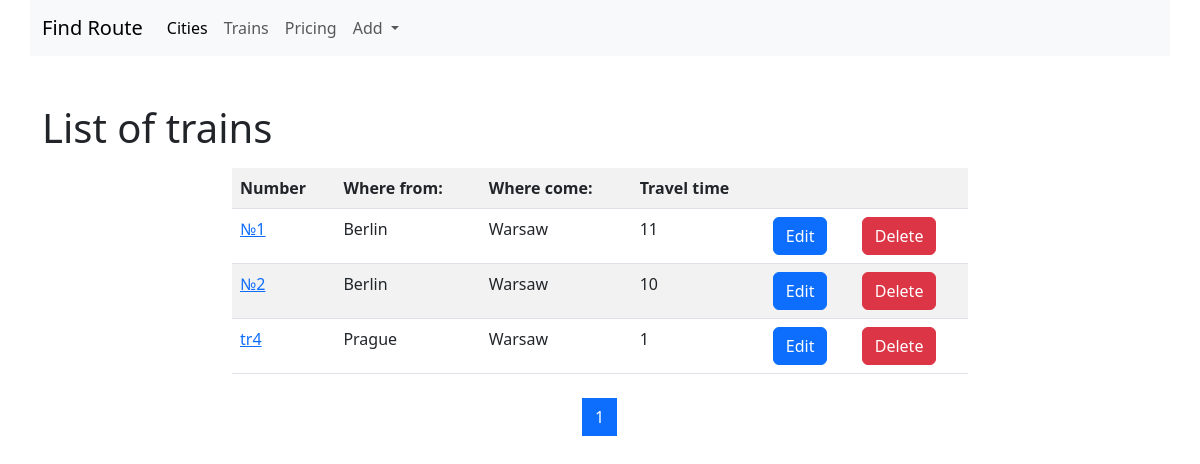
The app's page /trains/ with its own data.
### trains/models.py (models this page shows, shortened)
class Train(models.Model):
    name = models.CharField(max_length=50, unique=True,
                            verbose_name='Train number')
    travel_time = models.PositiveSmallIntegerField(verbose_name='Travel time')
    from_city = models.ForeignKey(City, on_delete=models.CASCADE,
                                  related_name='from_city_set',
                                  verbose_name='From what city?')
    to_city = models.ForeignKey('cities.City', on_delete=models.CASCADE,
                                related_name='to_city_set',
                                verbose_name='Which city?')

### cities/models.py (models this page shows, shortened)
class City(models.Model):
    name = models.CharField(max_length=100, unique=True)
    def __str__(self):
        return self.name
    class Meta:
        verbose_name = 'City'
        verbose_name_plural = 'Cities'
        ordering = ['name']

### trains/views.py (the view)
# urls.py: path('', TrainListView.as_view(), name='home'),
class TrainListView(ListView):
    paginate_by = 5
    model = Train
    template_name = 'trains/home.html'

### trains/templates/trains/home.html (shortened to what this page needs)
{% extends 'base.html' %}
{% block content %}
<h1>List of trains</h1>
<div class="row">
  <div class="col-md-8 mx-auto my-2">
      <table class="table table-striped">
          <tr>
              <th>Number</th>
              <th>Where from:</th>
              <th>Where come:</th>
              <th>Travel time</th>
              <th>&nbsp;</th>
              <th>&nbsp;</th>
          </tr>
      {% for object in page_obj %}
          <tr>
              <td>
                  <a href="{% url 'trains:detail' pk=object.pk %}">{{object.name}}</a>
              </td>
              <td>{{object.from_city}}</td>
              <td>{{object.to_city}}</td>
              <td>{{object.travel_time}}</td>
              <td><a href="{% url 'trains:update' pk=object.pk %}"><button type="submit" class="btn btn-primary">Edit</button></a>
              </td>
              <td>
                  <a href="{% url 'trains:delete' pk=object.pk %}"><button type="submit" class="btn btn-danger">Delete</button></a>
              </td>
          </tr>
      {% endfor %}
      </table>
  </div>
</div>
<nav aria-label="Page navigation example">
  <ul class="pagination justify-content-center">
    {% for page in page_obj.paginator.page_range %}
        <li class="page-item {% if page == page_obj.number %} active {% endif %} ">
            <a class="page-link" href="?page={{page}}">
                {{ page }}
            </a>
        </li>
    {% endfor %}
  </ul>
</nav>
{% endblock %}

### records on screen
Train: name "№1", from_city "Berlin", to_city "Warsaw", travel_time "11"
Train: name "№2", from_city "Berlin", to_city "Warsaw", travel_time "10"
Train: name "tr4", from_city "Prague", to_city "Warsaw", travel_time "1"

### other values on screen
{{ page }} "1"
